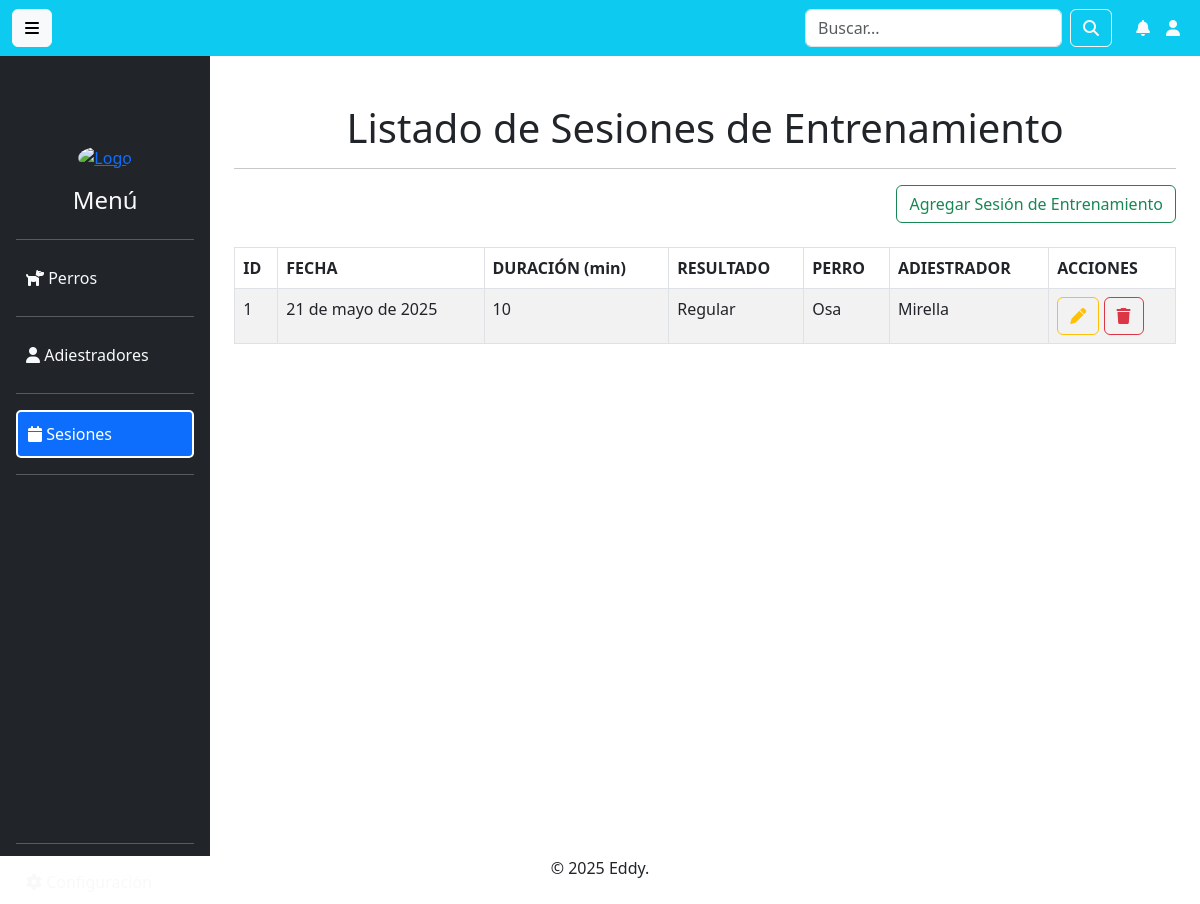
Page /SesionEntrenamiento/ on the earlier database version.
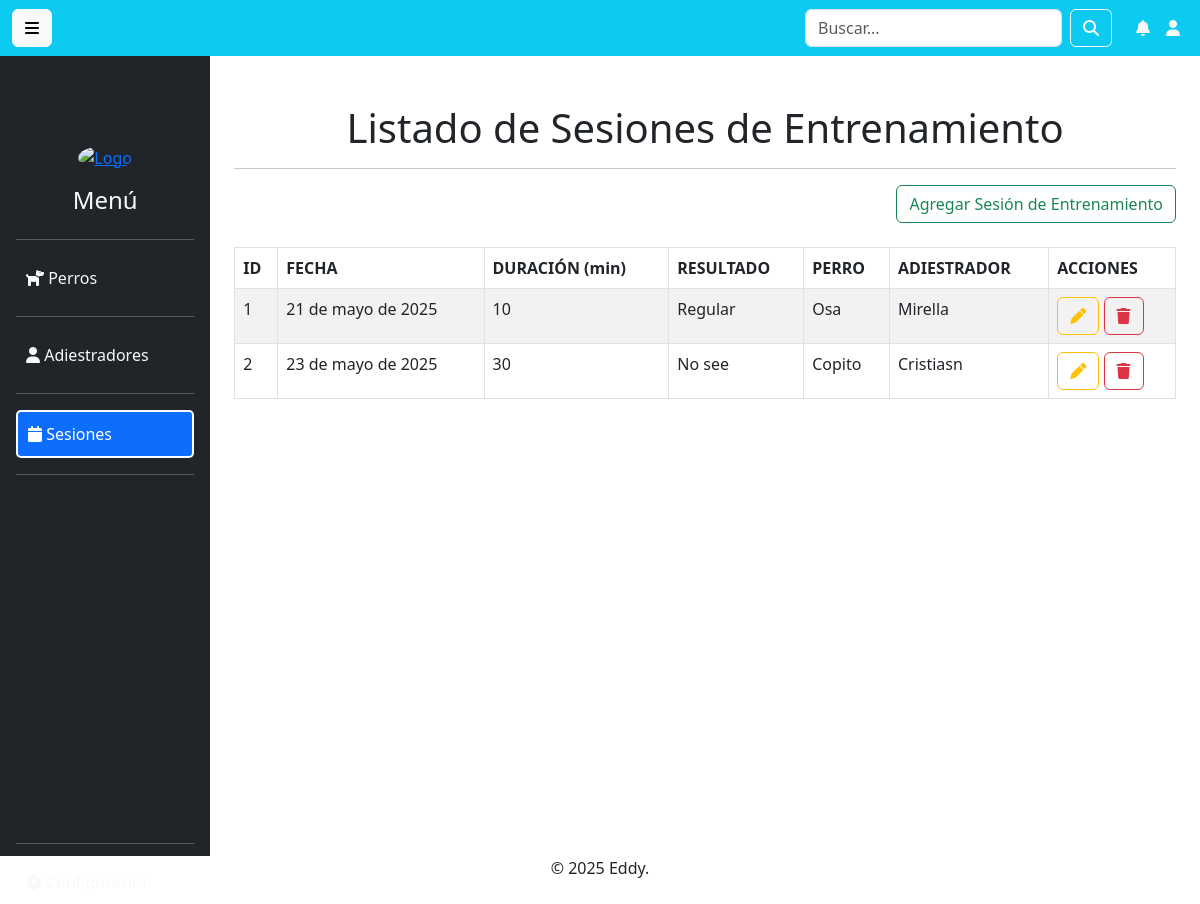
Same page on the later database version.
### Aplicaciones/SesionEntrenamiento/models.py (models this page shows, shortened)
class SesionEntrenamiento(models.Model):
    fecha = models.DateField()
    duracion = models.IntegerField(help_text="Duración en minutos")
    resultado = models.CharField(max_length=255)
    perro = models.ForeignKey(PerroDetector, on_delete=models.CASCADE)
    adiestrador = models.ForeignKey(AdiestradorAgricola, on_delete=models.CASCADE)

### Aplicaciones/PerroDetector/models.py (models this page shows, shortened)
class PerroDetector(models.Model):
    nombre = models.CharField(max_length=255)
    raza = models.CharField(max_length=100)
    edad = models.IntegerField()
    estado = models.CharField(max_length=50, choices=[("En progreso", "En progreso"), ("Certificado", "Certificado")])

### Aplicaciones/AdiestradorAgricola/models.py (models this page shows, shortened)
class AdiestradorAgricola(models.Model):
    nombre = models.CharField(max_length=255)
    especialidad = models.CharField(max_length=100)
    experiencia = models.IntegerField(help_text="Años de experiencia")

### Aplicaciones/SesionEntrenamiento/views.py (the view)
# urls.py: path('', views.inicioSesion, name='indexSesion'),
def inicioSesion(request):
    listadoSesiones = SesionEntrenamiento.objects.all()
    return render(request, "SesionesEntrenamiento/inicioSesion.html", {'sesiones': listadoSesiones})

### Aplicaciones/SesionEntrenamiento/templates/SesionesEntrenamiento/inicioSesion.html (shortened to what this page needs)
{% extends "plantilla.html" %}
{% block contenido %}
<br>
<h1 class="text-center">Listado de Sesiones de Entrenamiento</h1>
<hr>
<div class="row">
    <div class="text-end">
        <a href="{% url 'nuevaSesion' %}" class="btn btn-outline-success text-right">
            Agregar Sesión de Entrenamiento
        </a>
    </div>
</div>
<br>
<table class="table table-bordered table-striped table-hover">
    <thead>
        <tr class="bg-info">
            <th>ID</th>
            <th>FECHA</th>
            <th>DURACIÓN (min)</th>
            <th>RESULTADO</th>
            <th>PERRO</th>
            <th>ADIESTRADOR</th>
            <th>ACCIONES</th>
        </tr>
    </thead>
    <tbody>
        {% for sesion in sesiones %}
            <tr>
                <td>{{ sesion.id }}</td>
                <td>{{ sesion.fecha }}</td>
                <td>{{ sesion.duracion }}</td>
                <td>{{ sesion.resultado }}</td>
                <td>{{ sesion.perro.nombre }}</td>
                <td>{{ sesion.adiestrador.nombre }}</td>
                <td>
                    <a href="{% url 'editarSesion' sesion.id %}" class="btn btn-outline-warning">
                        <i class="fa fa-pen"></i>
                    </a>
                    <a href="#" onclick="confirmDelete('{{ sesion.id }}')" class="btn btn-outline-danger">
                        <i class="fa fa-trash"></i>
                    </a>
                </td>
            </tr>
        {% endfor %}
    </tbody>
</table>
{% endblock %}

### templates/plantilla.html (shortened to what this page needs)
<!DOCTYPE html>
<html lang="es">
<head>
    <link href="https://cdn.jsdelivr.net/npm/bootstrap@5.3.0/dist/css/bootstrap.min.css" rel="stylesheet">
    <link rel="stylesheet" href="https://cdnjs.cloudflare.com/ajax/libs/font-awesome/6.7.2/css/all.min.css">
    <link rel="stylesheet" href="/static/css/style.css">
</head>
<body>
    <nav class="navbar navbar-expand-lg navbar-dark bg-info">
        <div class="container-fluid">
            <button class="btn btn-light me-3" id="toggle-sidebar">
                <i class="fa fa-bars"></i>
            </button>
            <form class="d-flex ms-auto me-3">
                <input class="form-control me-2" type="search" placeholder="Buscar..." aria-label="Search">
                <button class="btn btn-outline-light" type="submit"><i class="fa fa-search"></i></button>
            </form>
            <ul class="navbar-nav">
                <li class="nav-item"><a class="nav-link text-light" href="#"><i class="fa fa-bell"></i></a></li>
                <li class="nav-item"><a class="nav-link text-light" href="#"><i class="fa fa-user"></i></a></li>
            </ul>
        </div>
    </nav>
    <div class="d-flex">
        <nav class="bg-dark text-light vh-100 p-3" id="sidebar" style="width: 250px;">
             <br>
             <br>
             <br>
             <div class="text-center">
                <a href="/">
                    <img src="https://img.lovepik.com/png/20231115/vet-clipart-doctor-is-standing-with-cats-and-dogs-cartoon_594324_wh1200.png"
                         alt="Logo" class="img-fluid rounded-circle" style="width: 100px; height: px;">
                </a>
            </div>
            <h4 class="text-center mt-3">Menú</h4>
            <ul class="nav flex-column">
                <hr>
                <li class="nav-item"><a class="nav-link menu-link text-light" href="/PerroDetector"><i class="fa fa-dog"></i> Perros</a></li>
                <hr>
                <li class="nav-item"><a class="nav-link menu-link text-light" href="/AdiestradorAgricola"><i class="fa fa-user"></i> Adiestradores</a></li>
                <hr>
                <li class="nav-item"><a class="nav-link menu-link text-light" href="/SesionEntrenamiento"><i class="fa fa-calendar"></i> Sesiones</a></li>
                <hr>
                <br><br><br><br><br><br><br><br><br><br><br><br><br><br><hr>
                <li class="nav-item"><a class="nav-link menu-link text-light" href="#"><i class="fa fa-cog"></i> Configuración</a></li>
            </ul>
        </nav>
        <main class="container-fluid p-4">
            {% block contenido %}
            {% endblock %}
        </main>
    </div>
    <p class="text-center">&copy; 2025 Eddy.</p>
</body>
</html>

### proyecto50/static/css/style.css (style rules this page uses)
.menu-link { padding: 10px; border-radius: 5px; transition: all 0.3s ease-in-out; }
.menu-link.active { background-color: #0d6efd !important; color: white !important; border: 2px solid white; }
#sidebar { transition: opacity 0.5s ease-in-out, width 0.5s ease-in-out; }

Differences in the rows shown:
added SesionEntrenamiento: id "2", fecha "23 de mayo de 2025", duracion "30", resultado "No see", perro.nombre "Copito", adiestrador.nombre "Cristiasn"
